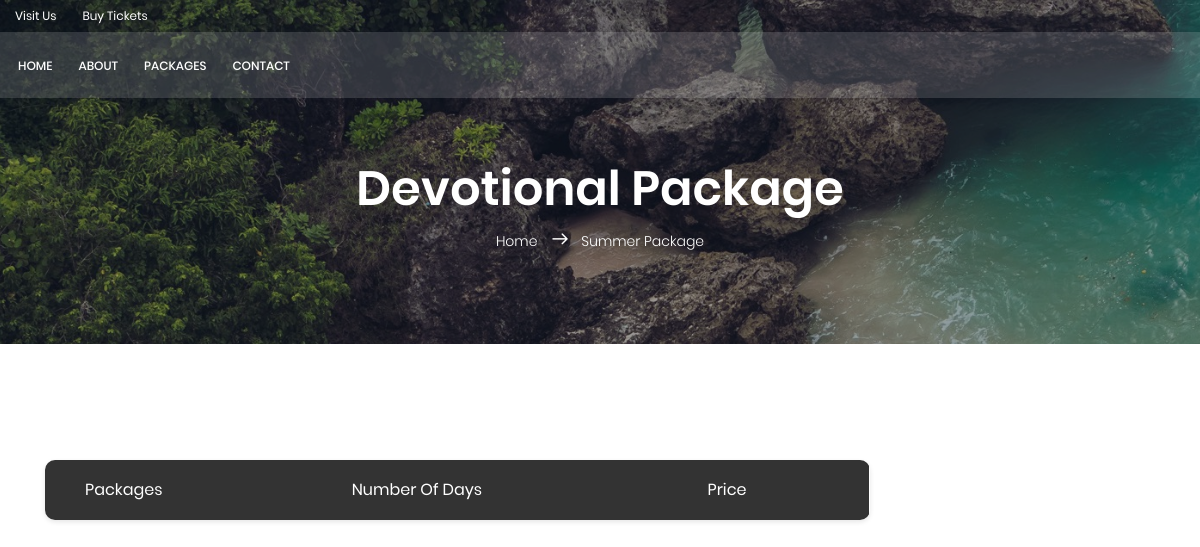
The app's page /devotionalpackage.php, older data.
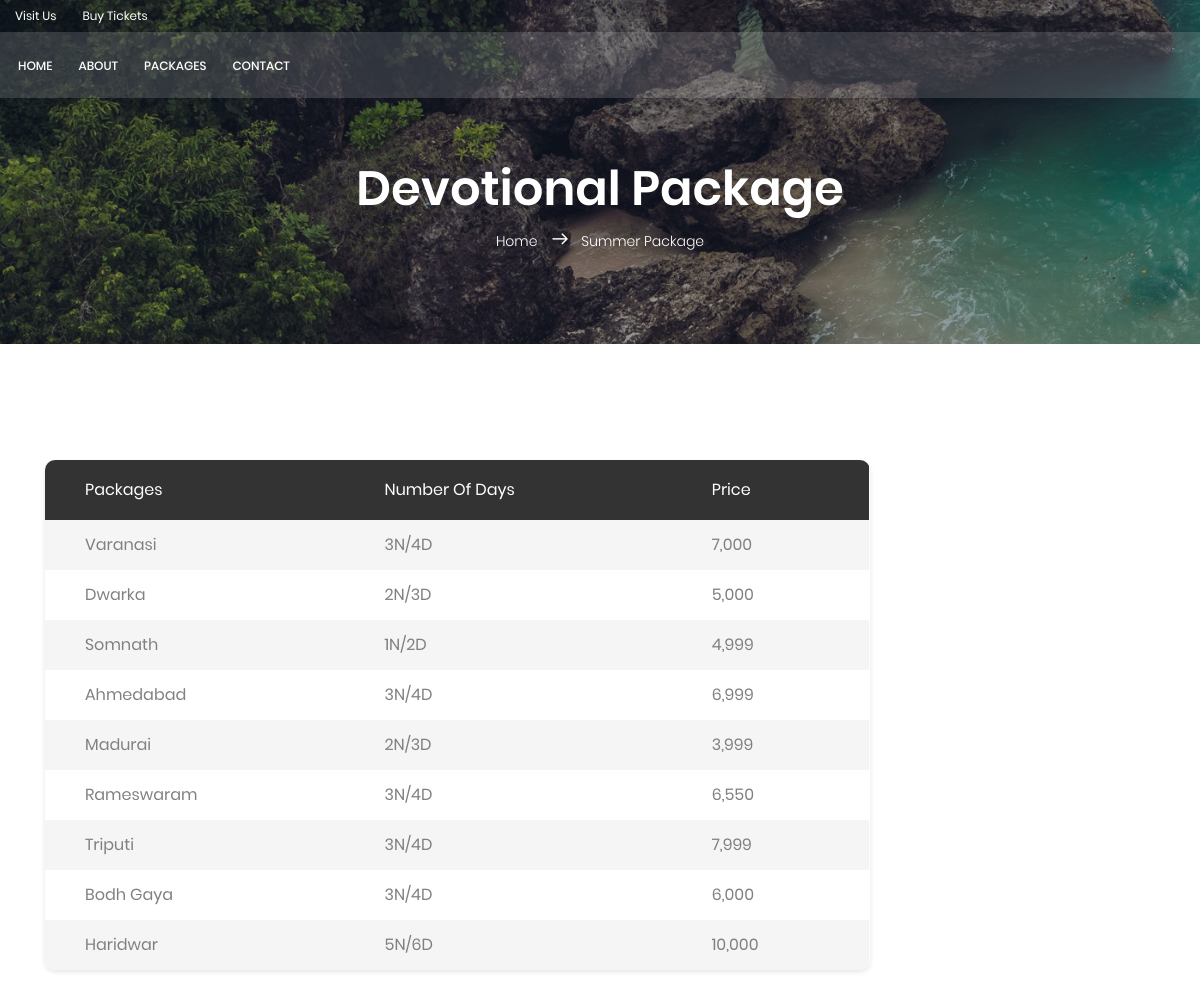
The same page, newer data.
### tables this page shows
CREATE TABLE `allpackage` (
  `id` int(11) NOT NULL,
  `category_id` int(11) NOT NULL,
  `place` varchar(255) NOT NULL,
  `days` varchar(20) NOT NULL,
  `price` varchar(20) NOT NULL
);

### devotionalpackage.php (the view, shortened to what this page needs)
<!DOCTYPE html>
<html lang="zxx" class="no-js">
<head>
		<link rel="stylesheet" href="css/linearicons.css">
		<link rel="stylesheet" href="css/font-awesome.min.css">
		<link rel="stylesheet" href="css/bootstrap.css">
		<link rel="stylesheet" href="css/magnific-popup.css">
		<link rel="stylesheet" href="css/jquery-ui.css">
		<link rel="stylesheet" href="css/nice-select.css">
		<link rel="stylesheet" href="css/animate.min.css">
		<link rel="stylesheet" href="css/owl.carousel.css">
		<link rel="stylesheet" href="css/main.css">
   <link href="css/font-face.css" rel="stylesheet" media="all">
   <link href="vendor/font-awesome-4.7/css/font-awesome.min.css" rel="stylesheet" media="all">
   <link href="vendor/font-awesome-5/css/fontawesome-all.min.css" rel="stylesheet" media="all">
   <link href="vendor/mdi-font/css/material-design-iconic-font.min.css" rel="stylesheet" media="all">
   <link href="vendor/bootstrap-4.1/bootstrap.min.css" rel="stylesheet" media="all">
   <link href="vendor/animsition/animsition.min.css" rel="stylesheet" media="all">
   <link href="vendor/bootstrap-progressbar/bootstrap-progressbar-3.3.4.min.css" rel="stylesheet" media="all">
   <link href="vendor/wow/animate.css" rel="stylesheet" media="all">
   <link href="vendor/css-hamburgers/hamburgers.min.css" rel="stylesheet" media="all">
   <link href="vendor/slick/slick.css" rel="stylesheet" media="all">
   <link href="vendor/select2/select2.min.css" rel="stylesheet" media="all">
   <link href="vendor/perfect-scrollbar/perfect-scrollbar.css" rel="stylesheet" media="all">
   <link href="css/theme.css" rel="stylesheet" media="all">
	<body  style="background-image: url(72a184aa7846cad0d5a82cf55dc3f406.jpg); background-repeat:no-repeat ; background-position: center;">
		<header id="header">
			<div class="header-top">
				<div class="container">
		  		<div class="row align-items-center">
		  			<div class="col-lg-6 col-sm-6 col-6 header-top-left">
		  				<ul>
		  					<li><a href="#">Visit Us</a></li>
		  					<li><a href="#">Buy Tickets</a></li>
		  				</ul>
		  			</div>
		  			<div class="col-lg-6 col-sm-6 col-6 header-top-right">
						<div class="header-social">
							<a href="#"><i class="fa fa-facebook"></i></a>
							<a href="#"><i class="fa fa-twitter"></i></a>
							<a href="#"><i class="fa fa-dribbble"></i></a>
							<a href="#"><i class="fa fa-behance"></i></a>
						</div>
		  			</div>
		  		</div>
				</div>
			</div>
			<div class="container main-menu">
				<div class="row align-items-center justify-content-between d-flex">
			       <nav id="nav-menu-container">
			        <ul class="nav-menu">
			          <li><a href="index.php">Home</a></li>
			          <li><a href="about.php">About</a></li>
			          <li><a href="allpackage.php">Packages</a></li>
			          <li><a href="contact.html">Contact</a></li>
			        </ul>
			      </nav>
				</div>
			</div>
		</header>
		<section class="relative about-banner" id="home">
			<div class="overlay overlay-bg"></div>
			<div class="container">
				<div class="row d-flex align-items-center justify-content-center">
					<div class="about-content col-lg-12">
						<h1 class="text-white">
							Devotional Package
						</h1>
						<p class="text-white link-nav"><a href="index.php">Home </a>  <span class="lnr lnr-arrow-right"></span>  <a href="SUMMERPACKAGE.PHP"> Summer Package</a></p>
					</div>
				</div>
			</div>
		</section>
	<div class="main-content">
               <div class="section__content section__content--p30">
                   <div class="container-fluid">
                       <div class="row">
                           <div class="col-lg-9">
                               <div class="table-responsive table--no-card m-b-30" style="margin-bottom: px;">
                                   <table class="table table-borderless table-striped table-earning" >
                                       <thead>
                                           <tr>
                                               <th>Packages</th>
                                               <th>Number of days</th>
                                               <th>Price</th>
                                           </tr>
                                       </thead>
                                       <tbody>
                                           <tr>
               <?php
			include "connection.php";
			$sql = "select * from `allpackage` where `allpackage`.`category_id`=3";
			$res= mysqli_query($conn,$sql);
			while($row=mysqli_fetch_array($res))
			{
		      print "<tr>
						<td>$row[place]</td>
						<td>$row[days]</td>
						<td>$row[price]</td>
					</tr>";
			}
		?>
                                           </tr>
                                       </tbody>
                                   </table>
                               </div>
                           </div>
		  </div>
	</body>
</html>

Row changes from the older to the newer data that the page shows:
added allpackage: place "Varanasi", days "3N/4D", price "7,000"
added allpackage: place "Dwarka", days "2N/3D", price "5,000"
added allpackage: place "Somnath", days "1N/2D", price "4,999"
added allpackage: place "Ahmedabad", days "3N/4D", price "6,999"
added allpackage: place "Madurai", days "2N/3D", price "3,999"
added allpackage: place "Rameswaram", days "3N/4D", price "6,550"
added allpackage: place "Triputi", days "3N/4D", price "7,999"
added allpackage: place "Bodh Gaya", days "3N/4D", price "6,000"
added allpackage: place "Haridwar", days "5N/6D", price "10,000"
